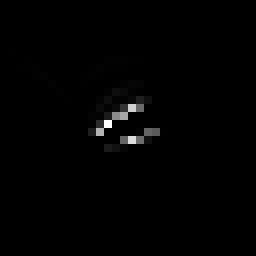
#> input picture integral_map_32.fits, 32 x 32 px (shown 8 times larger); the run also reads 2 pictures not shown here
$ python representation.py
#> lines starting #> are read from the running program, lines starting #| are printed output that depends on the picture

import numpy as np
import matplotlib.pyplot as plt
from astropy.io import fits
import mpl_scatter_density
from matplotlib.colors import LogNorm

map4=fits.open('integral_map_4.fits')
#> map4 = 1 item
map16=fits.open('integral_map_16.fits')
#> map16 = 1 item
map32=fits.open('integral_map_32.fits')
#> map32 = 1 item
map64=fits.open('integral_map_64.fits')
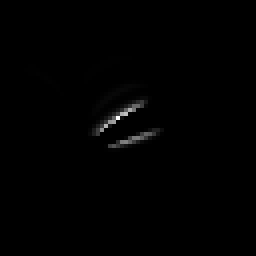
#> input picture integral_map_64.fits, 64 x 64 px (shown 4 times larger)
#> map64 = 1 item

inte4=map4[0].data
#> inte4 = [[1.63e-22, 3.24e-21, 5.95e-23, 1.72e-22], [7.08e-19, 4.99e-15, 1.62e-22, 7.06e-19], [1.94e-19, 1.35e-22, 8.73e-23, 2.73e-19], [1.8e-22, 3.05e-21, 6.1e-23, 1.89e-22]]
inte16=map16[0].data
inte32=map32[0].data
inte64=map64[0].data

#Select resolution
bool4=True
bool16=False
bool32=False
bool64=False


#4

if (bool4):
  plt.matshow(inte4,norm = LogNorm(vmin=np.min(inte4), vmax = 1),cmap = 'inferno',extent=[0,500,0,500])
  cbar=plt.colorbar()
  cbar.set_label(r'I [erg cm$^{-2} s^{-1} st^{-1}$]')

  plt.title('resolution= 4x4 pixels ')
  plt.xlabel('x-pixels [Mm]')
  plt.ylabel('y-pixels [Mm]')
  plt.savefig('4x4.eps',format='eps')
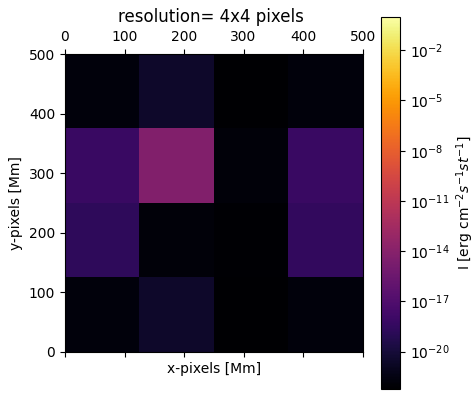
#> figure drawn by matplotlib, 2 panels


#16

if (bool16):
  plt.matshow(inte16,norm = LogNorm(vmin=np.min(inte16), vmax = 1),cmap = 'inferno',extent=[0,500,0,500])
  cbar=plt.colorbar()
  cbar.set_label(r'I [erg cm$^{-2} s^{-1} st^{-1}$]')

  plt.title('resolution= 16x16 pixels ')
  plt.xlabel('x-pixels [Mm]')
  plt.ylabel('y-pixels [Mm]')
  plt.savefig('16x16.eps',format='eps')


#32

if (bool32):
  plt.matshow(inte32,norm = LogNorm(vmin=np.min(inte32), vmax = 1),cmap = 'inferno',extent=[0,500,0,500])
  cbar=plt.colorbar()
  cbar.set_label(r'I [erg cm$^{-2} s^{-1} st^{-1}$]')

  plt.title('resolution= 32x32 pixels ')
  plt.xlabel('x-pixels [Mm]')
  plt.ylabel('y-pixels [Mm]')
  plt.savefig('32x32.eps',format='eps')


#64

if (bool64):
  plt.matshow(inte64,norm = LogNorm(vmin=np.min(inte64), vmax = 1),cmap = 'inferno',extent=[0,500,0,500])
  cbar=plt.colorbar()
  cbar.set_label(r'I [erg cm$^{-2} s^{-1} st^{-1}$]')

  plt.title('resolution= 64x64 pixels ')
  plt.xlabel('x-pixels [Mm]')
  plt.ylabel('y-pixels [Mm]')
  plt.savefig('64x64.eps',format='eps')
